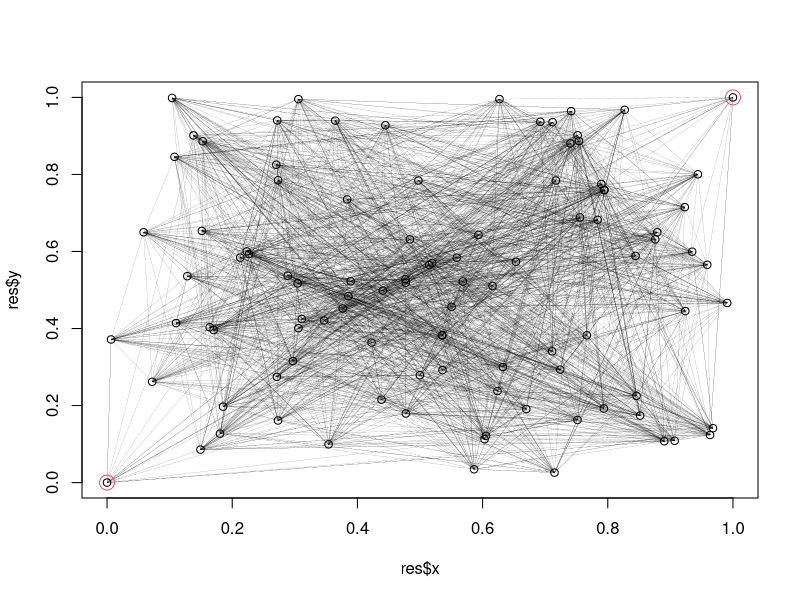
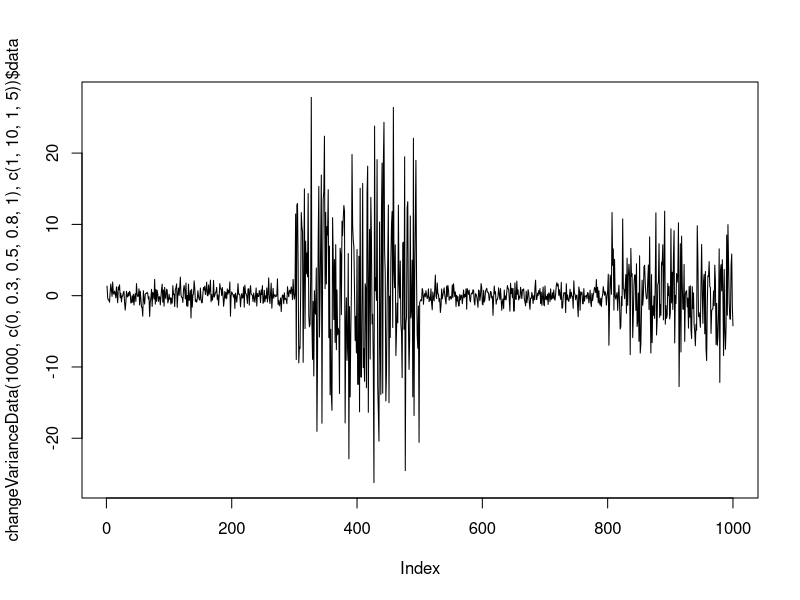
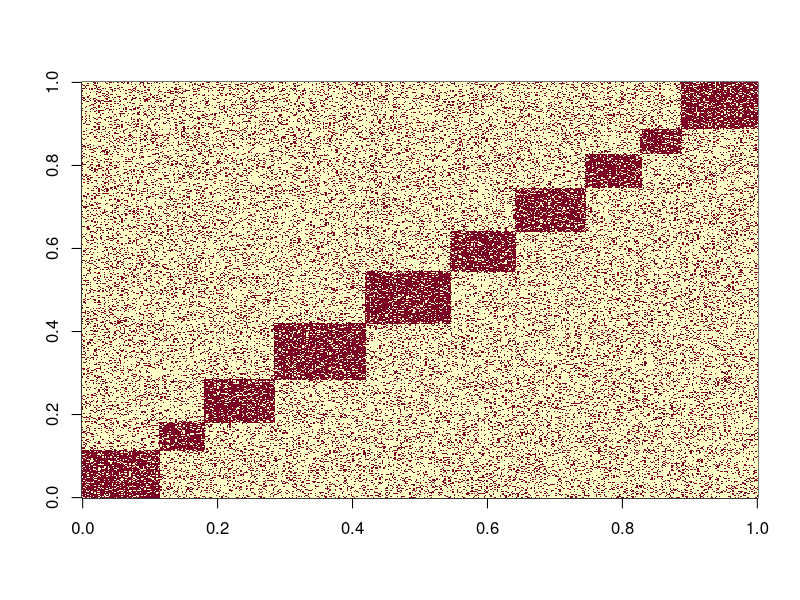
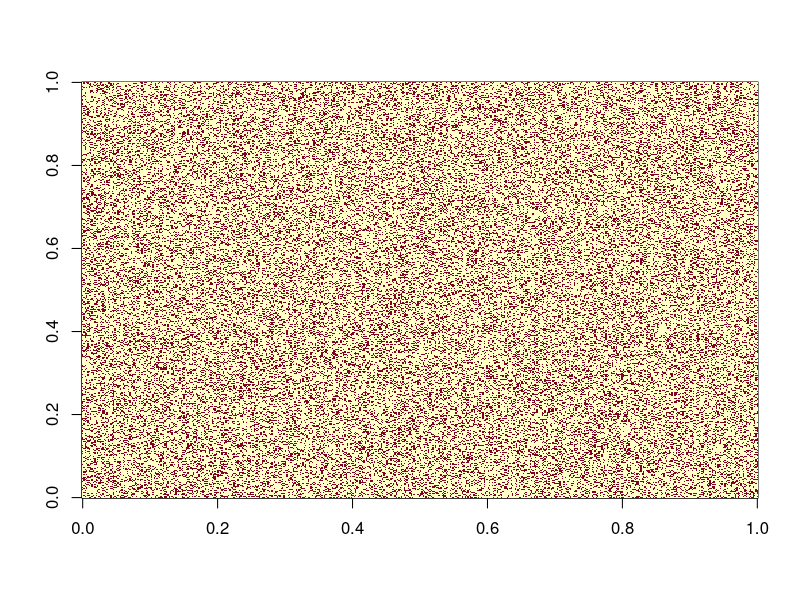
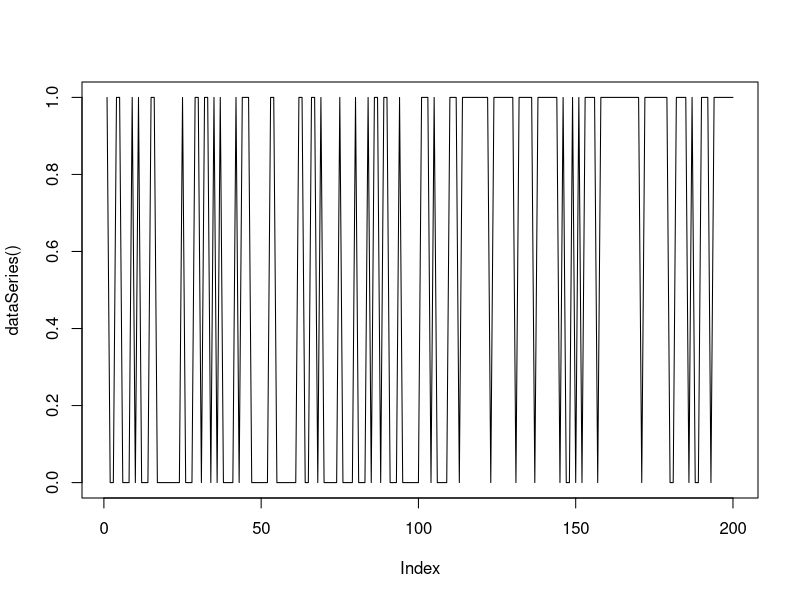
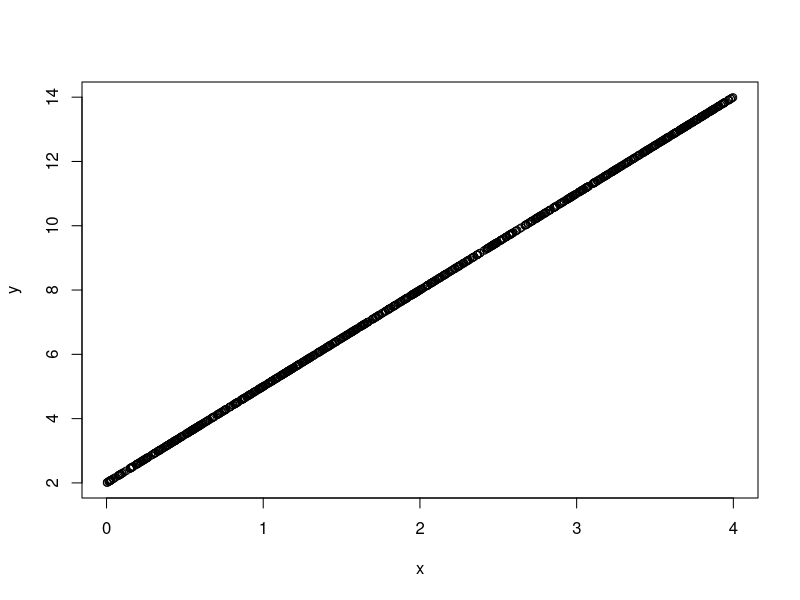
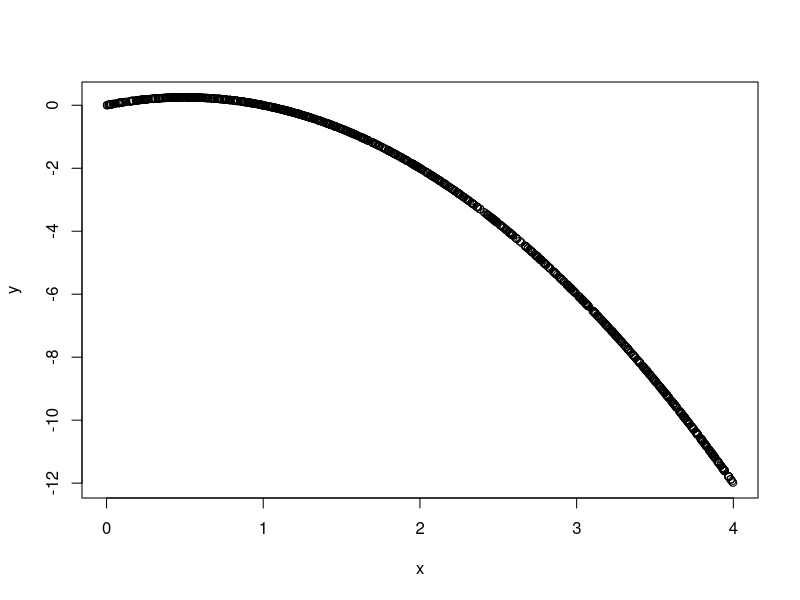
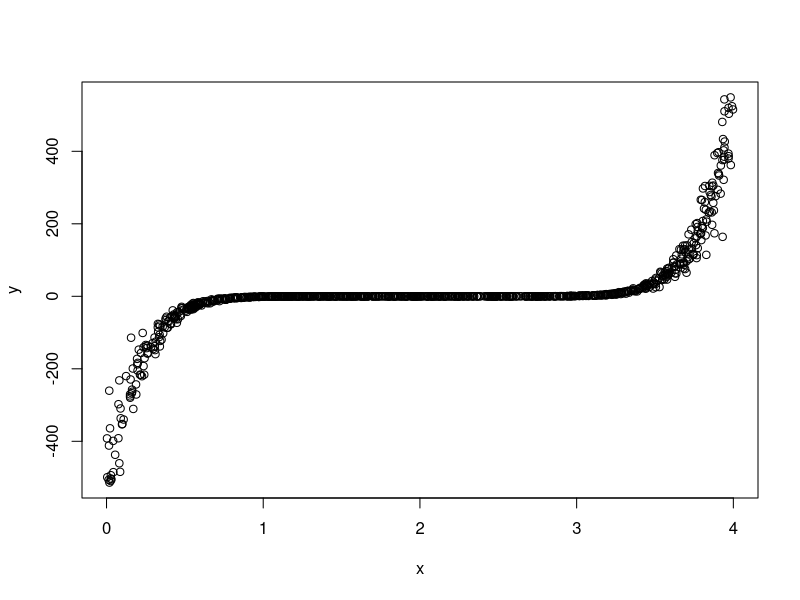

R code for these plots, in order:

##### ##### ##### ##### ##### ##### ##### ##### ##### ##### 
##### ##### ##### ##### ##### ##### ##### ##### ##### ##### 
##### ##### ##### ##### ##### ##### ##### ##### ##### ##### 
# PROJET 1

graph <- function(n, nbPaths)
{
  x <-  runif(n-2)
  y <-  runif(n-2)
  x <- c(0,x,1)
  y <- c(0,y,1)
  edge <- matrix(0, (n-1)*nbPaths, 3)
  colnames(edge) <- c("v1","v2", "distance")

  for(i in 1:nbPaths)
  {
    pos <- ((i-1)*(n-1) +1):(i*(n-1))
    U <- sample(2:(n-1))
    S <- c(1,U)
    E <- c(U,n)
    edge[pos, 1] <- S
    edge[pos, 2] <- E
    edge[pos, 3] <- sqrt((x[S] - x[E])^2 +  (y[S] - y[E])^2)  
  }

  return(list(x = x, y = y, edge = edge))
}

n <- 100
res <- graph(n,20)
res
plot(res$x, res$y, xlim = c(0,1), ylim = c(0,1))
for(i in 1:dim(res$edge)[1]){segments(x0 = res$x[res$edge[i,1]],
                      y0 = res$y[res$edge[i,1]], 
                      x1 = res$x[res$edge[i,2]], 
                      y1 = res$y[res$edge[i,2]], lwd = 0.1)}
points(res$x[1], res$y[1], col = 2, cex = 2)
points(res$x[n], res$y[n], col = 2, cex = 2)


##### ##### ##### ##### ##### ##### ##### ##### ##### ##### 
##### ##### ##### ##### ##### ##### ##### ##### ##### ##### 
##### ##### ##### ##### ##### ##### ##### ##### ##### ##### 
# PROJET 2


changeVarianceData <- function(n, tau = c(0,0.5,1), sd = c(0,2))
{
  res <- rep(0,n)
  chpt <- floor(n * tau)
  res <- rnorm(n = n, mean = 0, sd = rep(sd, diff(chpt)))
  return(list(data = res, tau = tau, sd = sd))
}

plot(changeVarianceData(1000, c(0,0.3,0.5,0.8,1), c(1,10,1,5))$data, type = 'l')

##### ##### ##### ##### ##### ##### ##### ##### ##### ##### 
##### ##### ##### ##### ##### ##### ##### ##### ##### ##### 
##### ##### ##### ##### ##### ##### ##### ##### ##### ##### 
# PROJET 3


binaryMatrix <- function(n, p, nbClust = 10 , d1 = 0.8, d0 = 0.2)
{
  mat <- matrix(rbinom(n = n*p, size = 1, prob = d0),n,p)
  clus1 <- rpois(nbClust, 10)
  divX <- floor(clus1* n / sum(clus1))
  divX[1] <- divX[1] + (n - sum(divX))
  divX <- c(1, cumsum(divX))
  clus2 <- rpois(nbClust, 10)
  divY <- floor(clus2* p / sum(clus2))
  divY[1] <- divY[1] + (p - sum(divY))
  divY <- c(1, cumsum(divY))
  for(i in 1:nbClust)
  {
    mat[divX[i]:divX[i+1],divX[i]:divX[i+1]] <- rbinom(n = (divX[i+1]-divX[i]+1)*(divX[i+1]-divX[i]+1), size = 1, prob = d1)
  }
  
  return(list(matI = mat, matR = mat[sample(n),sample(p)]))
}

res <- binaryMatrix(500,500)
image(res$matI)
image(res$matR)


##### ##### ##### ##### ##### ##### ##### ##### ##### ##### 
##### ##### ##### ##### ##### ##### ##### ##### ##### ##### 
##### ##### ##### ##### ##### ##### ##### ##### ##### ##### 
# PROJET 4

studentProjectScore <- function(n, type = "random", pref = (1:n)^2)
{
  res <-  NULL
  if(type == "pref")
  {
    res <- matrix(1:n,n,n, byrow = TRUE)
    res <- t(apply(res,1,function(x) sample(x, prob = pref)))
  }
  if(type == "random")
  {
    res <- matrix(1:n,n,n, byrow = TRUE)
    res <- t(apply(res,1,sample))
  }
  return(res)
}



##### ##### ##### ##### ##### ##### ##### ##### ##### ##### 
##### ##### ##### ##### ##### ##### ##### ##### ##### ##### 
##### ##### ##### ##### ##### ##### ##### ##### ##### ##### 
# Projet 5
# web scraping

# http://edutechwiki.unige.ch/fr/Web_scraping_avec_R




##### ##### ##### ##### ##### ##### ##### ##### ##### ##### 
##### ##### ##### ##### ##### ##### ##### ##### ##### ##### 
# Projet 6

dataSeries <- function(n0 = 100, n1 = 100, p0 = 0.3, p1 = 0.8)
{
  s1 <- rbinom(n = n0, size = 1, prob = p0)
  s2 <- rbinom(n = n1, size = 1, prob = p1)
  return(c(s1,s2))
}

plot(dataSeries(), type = 'l')



##### ##### ##### ##### ##### ##### ##### ##### ##### ##### 
##### ##### ##### ##### ##### ##### ##### ##### ##### ##### 
##### ##### ##### ##### ##### ##### ##### ##### ##### ##### 
#Projet 7

n <- 1000
#x <- rnorm(n, mean = 2)
x <- runif(n, min = 0, max = 4)

# CASE 1
y <- 3*x + 2
plot(x,y)
cor(x,y)
cor(x,y, method="kendall")

# CASE 2
y <- x*(1-x)
plot(x,y)
cor(x,y)
cor(x,y, method="kendall")

# CASE 3
z <- (x-2)^9
y <- z + abs(z)/max(abs(z))*rnorm(n, mean = 0, sd = 100) 
plot(x,y)
cor(x,y)
cor(x,y, method="kendall")



#### resampling


myCorr <- function(x,y, n, nb)
{
  s <- sample(n, size = nb)
  return(cor(x[s],y[s], method="kendall"))
}

z <- replicate(1000, myCorr(x,y,n,100))
hist(z, breaks = 30)
mean(z)



# CASE 4 ("fausse" corrélation)
x <-  c(rnorm(n-1, mean = 10),200)
y <-  c(rnorm(n-1, mean = 10),200)
plot(x,y)
cor(x,y)
cor(x,y, method="kendall")

